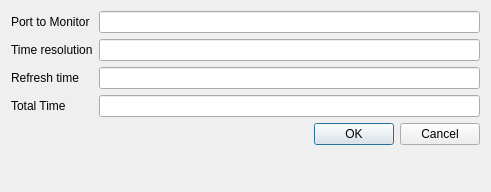
<?xml version="1.0" encoding="UTF-8"?>
<ui version="4.0">
 <class>Dialog</class>
 <widget class="QDialog" name="Dialog">
  <property name="geometry">
   <rect>
    <x>0</x>
    <y>0</y>
    <width>491</width>
    <height>192</height>
   </rect>
  </property>
  <property name="windowTitle">
   <string>Dialog</string>
  </property>
  <layout class="QFormLayout" name="formLayout">
   <item row="0" column="0">
    <widget class="QLabel" name="label">
     <property name="text">
      <string>Port to Monitor</string>
     </property>
    </widget>
   </item>
   <item row="0" column="1">
    <widget class="QLineEdit" name="portLine"/>
   </item>
   <item row="1" column="0">
    <widget class="QLabel" name="label_2">
     <property name="text">
      <string>Time resolution</string>
     </property>
    </widget>
   </item>
   <item row="1" column="1">
    <widget class="QLineEdit" name="timeResolutionLine"/>
   </item>
   <item row="2" column="0">
    <widget class="QLabel" name="label_3">
     <property name="text">
      <string>Refresh time</string>
     </property>
    </widget>
   </item>
   <item row="2" column="1">
    <widget class="QLineEdit" name="refreshTimeLine"/>
   </item>
   <item row="3" column="0">
    <widget class="QLabel" name="label_4">
     <property name="text">
      <string>Total Time</string>
     </property>
    </widget>
   </item>
   <item row="3" column="1">
    <widget class="QLineEdit" name="totalTimeLine"/>
   </item>
   <item row="7" column="1">
    <widget class="QDialogButtonBox" name="buttonBox">
     <property name="orientation">
      <enum>Qt::Horizontal</enum>
     </property>
     <property name="standardButtons">
      <set>QDialogButtonBox::Cancel|QDialogButtonBox::Ok</set>
     </property>
    </widget>
   </item>
  </layout>
 </widget>
 <resources/>
 <connections>
  <connection>
   <sender>buttonBox</sender>
   <signal>accepted()</signal>
   <receiver>Dialog</receiver>
   <slot>accept()</slot>
   <hints>
    <hint type="sourcelabel">
     <x>248</x>
     <y>254</y>
    </hint>
    <hint type="destinationlabel">
     <x>157</x>
     <y>274</y>
    </hint>
   </hints>
  </connection>
  <connection>
   <sender>buttonBox</sender>
   <signal>rejected()</signal>
   <receiver>Dialog</receiver>
   <slot>reject()</slot>
   <hints>
    <hint type="sourcelabel">
     <x>316</x>
     <y>260</y>
    </hint>
    <hint type="destinationlabel">
     <x>286</x>
     <y>274</y>
    </hint>
   </hints>
  </connection>
 </connections>
</ui>
